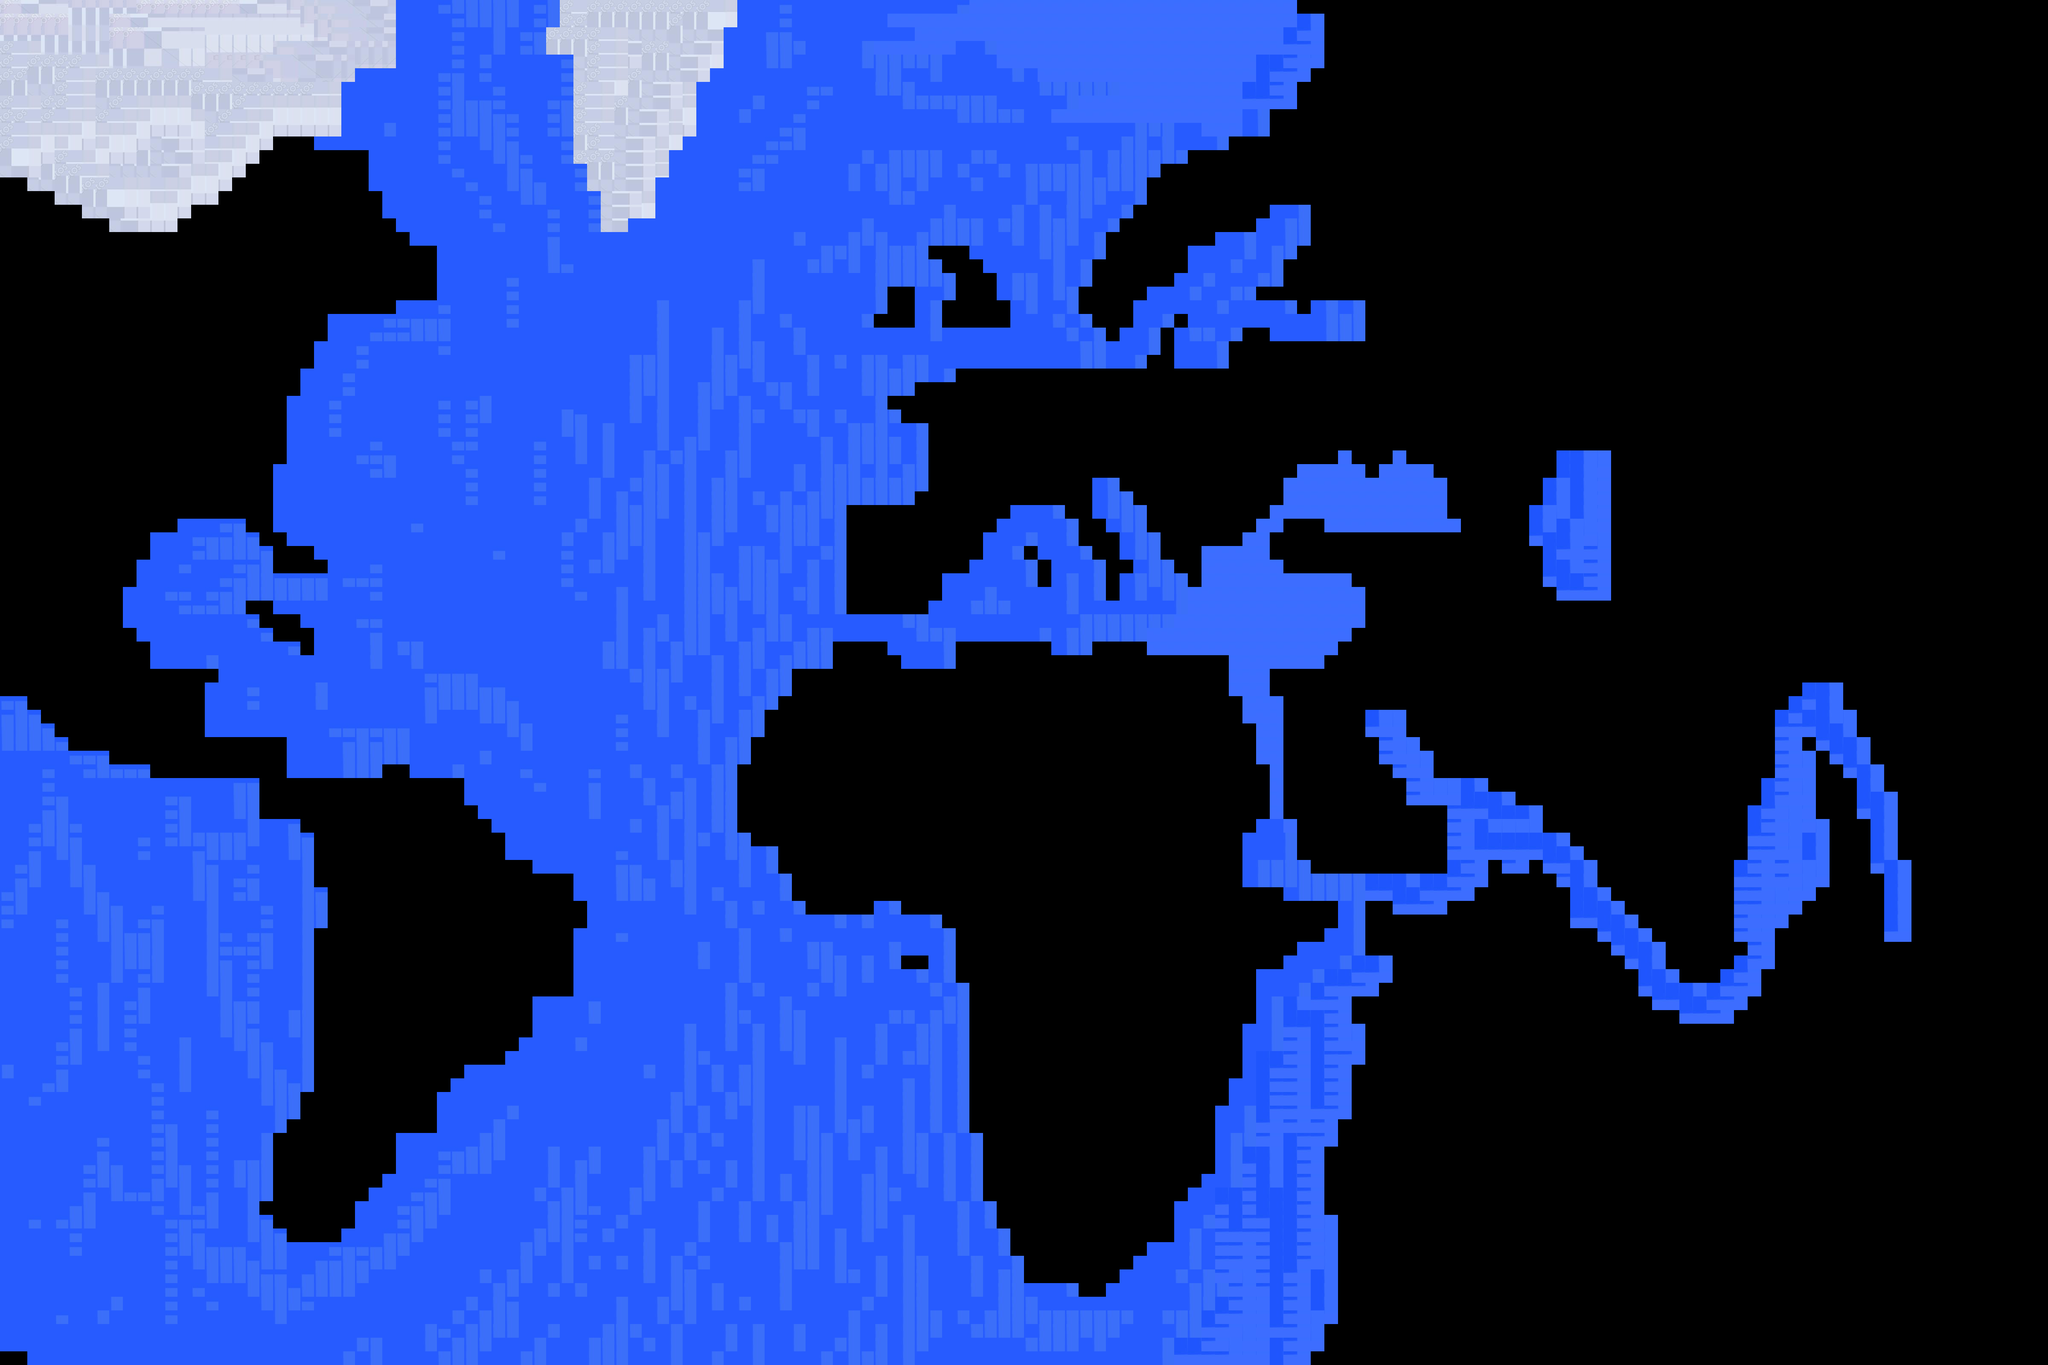

Tiled map render using the project's own tile images. Description and the map definition, with tile-layer contents summarised, below:
An orthogonal 150x100 tile map with 32x32 px tiles, 1 tile layer (Слой тайлов 1), 3 tilesets.

<map version="1.2" tiledversion="1.3.1" orientation="orthogonal" renderorder="right-down" compressionlevel="0" width="150" height="100" tilewidth="32" tileheight="32" infinite="0" nextlayerid="2" nextobjectid="1">
 <tileset firstgid="1" source="ice.tsx" />
 <tileset firstgid="497" source="water.tsx" />
 <tileset firstgid="2613" source="snow.tsx" />
 <layer id="1" name="Слой тайлов 1" width="150" height="100">
  <data>[15000 cells, 7023 non-empty, 55 distinct tile ids]</data>
 </layer>
</map>
